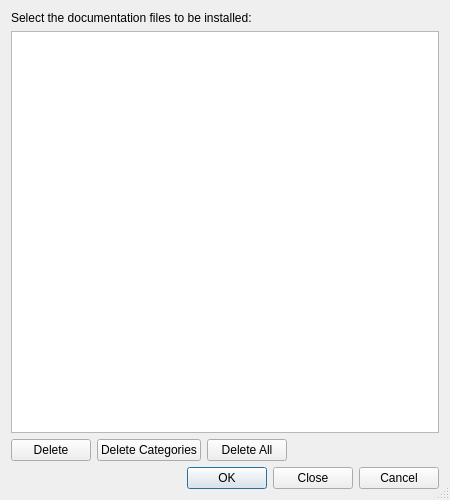
<?xml version="1.0" encoding="UTF-8"?>
<ui version="4.0">
 <class>QtHelpDocumentationSelectionDialog</class>
 <widget class="QDialog" name="QtHelpDocumentationSelectionDialog">
  <property name="geometry">
   <rect>
    <x>0</x>
    <y>0</y>
    <width>450</width>
    <height>500</height>
   </rect>
  </property>
  <property name="windowTitle">
   <string>QtHelp Documentations</string>
  </property>
  <property name="sizeGripEnabled">
   <bool>true</bool>
  </property>
  <layout class="QVBoxLayout" name="verticalLayout">
   <item>
    <widget class="QLabel" name="label">
     <property name="text">
      <string>Select the documentation files to be installed:</string>
     </property>
    </widget>
   </item>
   <item>
    <widget class="QTreeWidget" name="documentationList">
     <property name="alternatingRowColors">
      <bool>true</bool>
     </property>
     <property name="selectionMode">
      <enum>QAbstractItemView::ExtendedSelection</enum>
     </property>
     <property name="sortingEnabled">
      <bool>true</bool>
     </property>
     <property name="allColumnsShowFocus">
      <bool>true</bool>
     </property>
     <attribute name="headerVisible">
      <bool>false</bool>
     </attribute>
     <column>
      <property name="text">
       <string notr="true">1</string>
      </property>
     </column>
    </widget>
   </item>
   <item>
    <layout class="QHBoxLayout" name="horizontalLayout">
     <item>
      <widget class="QPushButton" name="deleteButton">
       <property name="toolTip">
        <string>Press to delete the selected documentation sets</string>
       </property>
       <property name="text">
        <string>Delete</string>
       </property>
      </widget>
     </item>
     <item>
      <widget class="QPushButton" name="deleteCategoryButton">
       <property name="toolTip">
        <string>Press to delete the selected category</string>
       </property>
       <property name="text">
        <string>Delete Categories</string>
       </property>
      </widget>
     </item>
     <item>
      <widget class="QPushButton" name="deleteAllButton">
       <property name="toolTip">
        <string>Press to delete all entries</string>
       </property>
       <property name="text">
        <string>Delete All</string>
       </property>
      </widget>
     </item>
     <item>
      <spacer name="horizontalSpacer">
       <property name="orientation">
        <enum>Qt::Horizontal</enum>
       </property>
       <property name="sizeHint" stdset="0">
        <size>
         <width>40</width>
         <height>20</height>
        </size>
       </property>
      </spacer>
     </item>
    </layout>
   </item>
   <item>
    <widget class="QDialogButtonBox" name="buttonBox">
     <property name="orientation">
      <enum>Qt::Horizontal</enum>
     </property>
     <property name="standardButtons">
      <set>QDialogButtonBox::Cancel|QDialogButtonBox::Close|QDialogButtonBox::Ok</set>
     </property>
    </widget>
   </item>
  </layout>
 </widget>
 <tabstops>
  <tabstop>documentationList</tabstop>
  <tabstop>deleteButton</tabstop>
  <tabstop>deleteCategoryButton</tabstop>
  <tabstop>deleteAllButton</tabstop>
 </tabstops>
 <resources/>
 <connections>
  <connection>
   <sender>buttonBox</sender>
   <signal>accepted()</signal>
   <receiver>QtHelpDocumentationSelectionDialog</receiver>
   <slot>accept()</slot>
   <hints>
    <hint type="sourcelabel">
     <x>248</x>
     <y>254</y>
    </hint>
    <hint type="destinationlabel">
     <x>157</x>
     <y>274</y>
    </hint>
   </hints>
  </connection>
  <connection>
   <sender>buttonBox</sender>
   <signal>rejected()</signal>
   <receiver>QtHelpDocumentationSelectionDialog</receiver>
   <slot>reject()</slot>
   <hints>
    <hint type="sourcelabel">
     <x>316</x>
     <y>260</y>
    </hint>
    <hint type="destinationlabel">
     <x>286</x>
     <y>274</y>
    </hint>
   </hints>
  </connection>
 </connections>
</ui>
